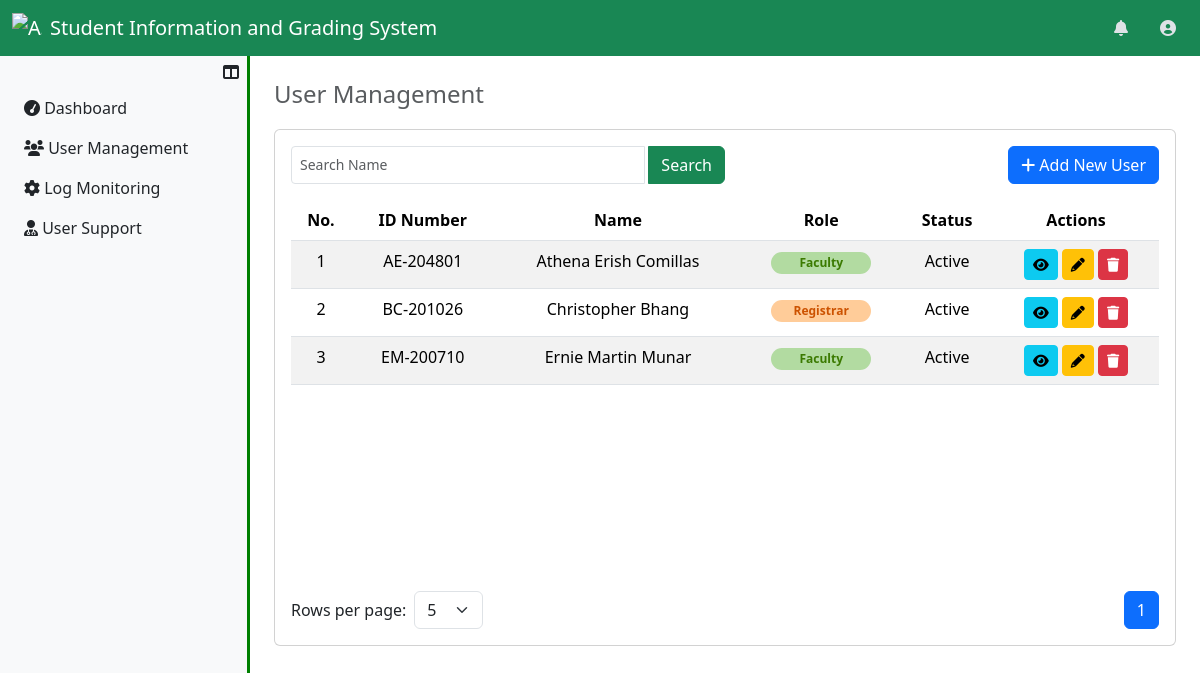
The page /UserSystemAdmin/user_management.php (signed in) on the database its author committed.
### tables this page shows
CREATE TABLE `users_tbl` (
  `user_id` int(11) NOT NULL,
  `id_number` varchar(50) NOT NULL,
  `u_fname` varchar(50) NOT NULL,
  `u_mname` varchar(50) DEFAULT NULL,
  `u_lname` varchar(50) NOT NULL,
  `u_suffix` varchar(10) DEFAULT NULL,
  `u_sex` enum('Male','Female') NOT NULL,
  `u_birthdate` date NOT NULL,
  `user_email` varchar(50) NOT NULL,
  `role` enum('Faculty','Registrar') NOT NULL,
  `user_password` longtext NOT NULL,
  `user_profile` mediumtext NOT NULL,
  `user_status` enum('Active','Inactive') NOT NULL
);

### UserSystemAdmin/user_management.php (the view, shortened to what this page needs)
<?php
  include ("../server_connection/db_connect.php");
?>
<!DOCTYPE html>
<html lang="en">
<head>
    <link rel="stylesheet" href="../../Bootstrap/css/bootstrap.min.css">
    <link rel="stylesheet" href="https://cdnjs.cloudflare.com/ajax/libs/font-awesome/6.0.0-beta3/css/all.min.css">
</head>
<body>
    <?php include '../Assets/components/Navbar.php'; ?>
    <div class="d-flex">
        <?php include '../Assets/components/AdminSidebar.php'; ?>
        <div class="content p-4 flex-grow-1">
            <h4 class="text-muted">User Management</h4>
            <div class="card table-container">
                <div class="card-body">
                    <div class="d-flex justify-content-between mb-3">
                        <div class="input-group w-50">
                            <input type="text" class="form-control form-control-sm me-1" id="searchInput" placeholder="Search Name">
                            <button class="btn btn-success" id="searchButton">Search</button>
                        </div>
                        <a href="AddUser.php" class="btn btn-primary">
                            <i class="fas fa-plus"></i>
                            Add New User
                        </a>
                    </div>
                    <div class="table-responsive">
                        <table class="table table-striped" id="studentsTable">
                            <thead align="center">
                                <tr>
                                    <th>No.</th>
                                    <th>ID Number</th>
                                    <th>Name</th>
                                    <th>Role</th>
                                    <th>Status</th>
                                    <th>Actions</th>
                                </tr>
                            </thead>
                            <tbody id="tableBody" align="center">
                                <?php
                                    $sql = "SELECT * FROM users_tbl";
                                    try
                                    {
                                        $result=$conn->prepare($sql);
                                        $result->execute();
                                        if($result->rowcount()>0)
                                        {
                                            $i=1;
                                            while($row=$result->fetch(PDO::FETCH_ASSOC))
                                            {
                                                echo "
                                                    <tr>
                                                        <td class='text-center'>{$i} </td>
                                                        <td class='text-center'>{$row["id_number"]}</td>
                                                        <td>{$row["u_fname"]} {$row["u_lname"]}</td>
                                                        <td>";
                                                        if ($row["role"] == 'Faculty') {
                                                            echo "<span class='role-label label-faculty'>{$row["role"]}</span>";
                                                        } else {
                                                            echo "<span class='role-label label-registrar'>{$row["role"]}</span>";
                                                        }
                                                        echo "
                                                        </td>
                                                        <td>{$row["user_status"]} </td>";
                                                        ?>
                                                        <td class='text-center'>
                                                            <?php
                                                            echo "
                                                                <a href='ViewUser.php?user_id={$row["user_id"]}' class='btn btn-info btn-sm'>
                                                                    <i class='fas fa-eye'></i>
                                                                </a>
                                                                <a href='EditUser.php?user_id={$row["user_id"]}' class='btn btn-warning btn-sm'>
                                                                    <i class='fas fa-pencil'></i>
                                                                </a>
                                                                <a href='' class='btn btn-danger btn-sm'>
                                                                    <i class='fas fa-trash'></i>
                                                                </a>
                                                            ";
                                                            ?>
                                                        </td>
                                                    </tr>
                                                <?php
                                                $i++;
                                            }
                                        }
                                        else
                                        {
                                            echo "<tr><tdv colspan = '6'> No records found. </td></tr>";
                                        }
                                    }
                                    catch(Exception $e)
                                    {
                                        echo "Unexpected error has been occured!" . $e ->getMessage();
                                    }
                                ?>
                            </tbody>
                        </table>
                    </div>
                    <div class="d-flex justify-content-between align-items-center mt-3">
                        <div class="d-inline-flex align-items-center">
                            <label for="rowsPerPage" class="me-2 mb-0">Rows per page:</label>
                            <select id="rowsPerPage" class="form-select">
                                <option value="5">5</option>
                            </select>
                        </div>
                        <nav>
                            <ul class="pagination mb-0" id="pagination"></ul>
                        </nav>
                    </div>
                </div>
            </div>
        </div>
    </div>
</body>
</html>

### Assets/components/Navbar.php (shortened to what this page needs)
<!DOCTYPE html>
<html lang="en">
<head>
  <link rel="stylesheet" href="../../Bootstrap/css/bootstrap.min.css">
  <link href="https://cdn.jsdelivr.net/npm/bootstrap@5.3.3/dist/css/bootstrap.min.css" rel="stylesheet">
  <link rel="stylesheet" href="https://cdnjs.cloudflare.com/ajax/libs/font-awesome/6.0.0-beta3/css/all.min.css">
</head>
<body>
  <nav class="navbar bg-success" data-bs-theme="dark">
    <div class="container-fluid">
      <a class="navbar-brand d-flex align-items-center">
        <img src="../Assets/img/ASHS_logo.png" alt="ASHS logo" width="30px">
        <h5 class="mb-0 ms-2">Student Information and Grading System</h5>
      </a>
      <div class="d-flex align-items-center">
        <div class="dropdown me-2">
          <button class="btn bg-transparent border-0" type="button" data-bs-toggle="dropdown" aria-expanded="false">
            <i class="fas fa-bell"></i>
          </button>
        </div>
        <div class="dropdown">
          <button class="btn bg-transparent border-0" type="button" data-bs-toggle="dropdown" aria-expanded="false=">
            <i class="fas fa-user-circle"></i>
          </button>
        </div>
      </div>
    </div>
  </nav>
</body>
</html>

### Assets/components/AdminSidebar.php (shortened to what this page needs)
<!DOCTYPE html>
<html lang="en">
    <head>
        <link rel="stylesheet" href="../../Bootstrap/css/bootstrap.min.css">
        <link rel="stylesheet" href="https://cdnjs.cloudflare.com/ajax/libs/font-awesome/6.0.0-beta3/css/all.min.css">
    </head>
    <body>
        <div class="d-flex">
            <nav id="sidebar" class="sidebar bg-light p-2">
                <i class="fas fa-columns" id="toggleSidebar" style="float: right;"></i>
                <ul class="nav flex-column">
                    <li class="nav-item">
                        <a href="dashboard.php" class="nav-link text-dark" data-menu="dashboard">
                            <i class="fas fa-tachometer"></i> <span>Dashboard</span>
                        </a>
                    </li>
                    <li class="nav-item">
                        <a href="user_management.php" class="nav-link text-dark" data-menu="users">
                            <i class="fas fa-users"></i> <span>User Management</span>
                        </a>
                    </li>
                    <li class="nav-item">
                        <a href="log_monitoring.php" class="nav-link text-dark" data-menu="logs">
                            <i class="fas fa-cog"></i> <span>Log Monitoring</span>
                        </a>
                    </li>
                    <li class="nav-item">
                        <a href="user_support.php" class="nav-link text-dark" data-menu="support">
                            <i class="fas fa-user-md"></i> <span>User Support</span>
                        </a>
                    </li>
                </ul>
            </nav>
        </div>
    </body>
</html>

### Assets/components/AdminSidebar.php (style rules this page uses)
.sidebar { width: 250px; transition: width 0.3s; border-right: solid green; border-bottom: solid green; height: 100vh; }
html, body { height: 100vh; margin: 0; overflow: hidden; }

### UserSystemAdmin/user_management.php (style rules this page uses)
.table-container { margin-top: 20px; min-width: 100%; }
.table-responsive { height: 375px; }
.content { transition: margin-left 0.3s ease; }
#rowsPerPage { width: auto; }
.role-label { font-weight: bold; padding: 2px 8px; border-radius: 12px; font-size: 12px; display: inline-block; width: 100px; text-align: center; }
.label-faculty { background-color: #b2dba1; color: #3b7a00; }
.label-registrar { background-color: #ffcc99; color: #cc5200; }

### rows shown on the page
users_tbl: id_number "AE-204801", u_fname "Athena Erish", u_lname "Comillas", role "Faculty", user_status "Active"
users_tbl: id_number "BC-201026", u_fname "Christopher", u_lname "Bhang", role "Registrar", user_status "Active"
users_tbl: id_number "EM-200710", u_fname "Ernie Martin", u_lname "Munar", role "Faculty", user_status "Active"
